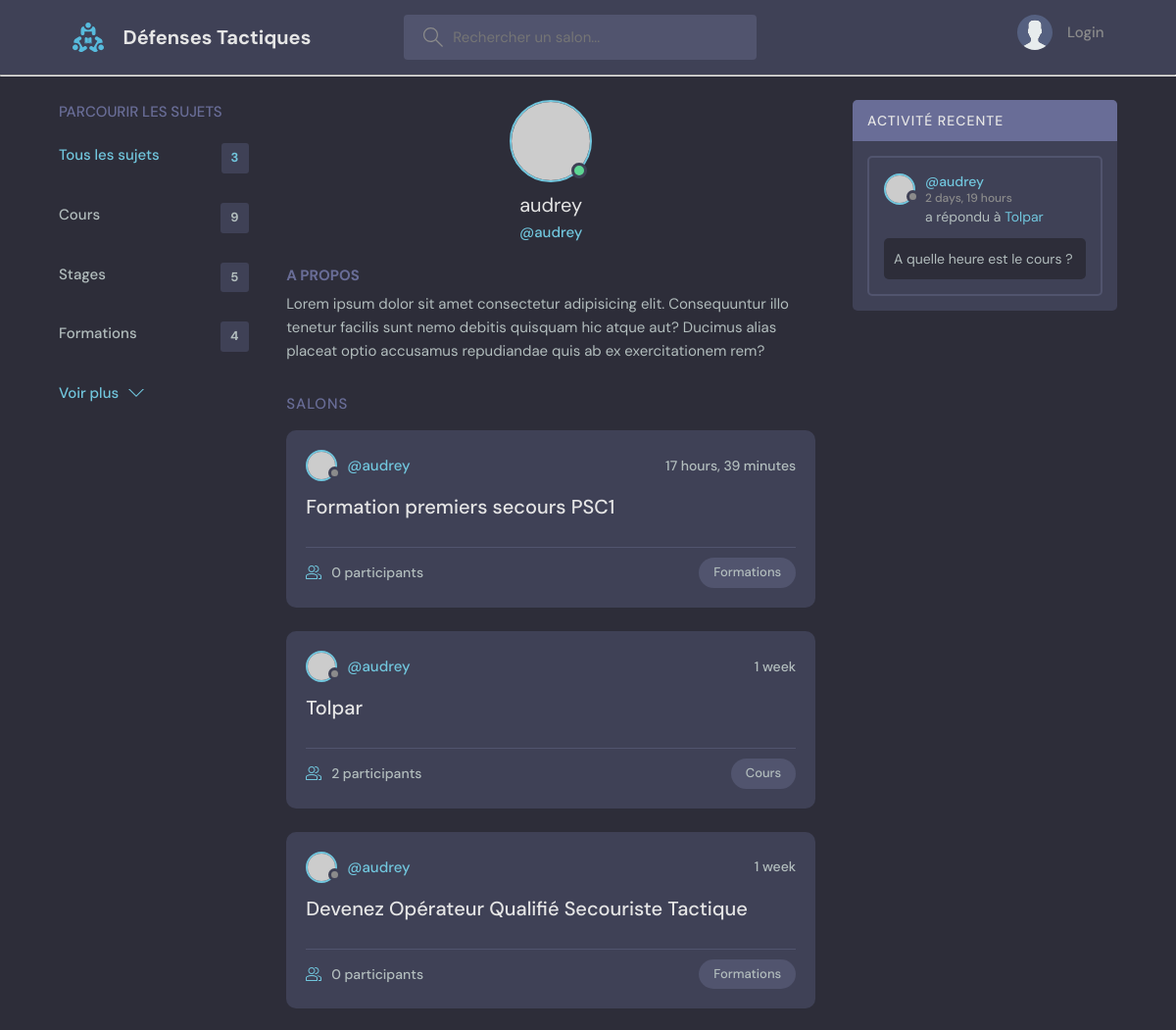
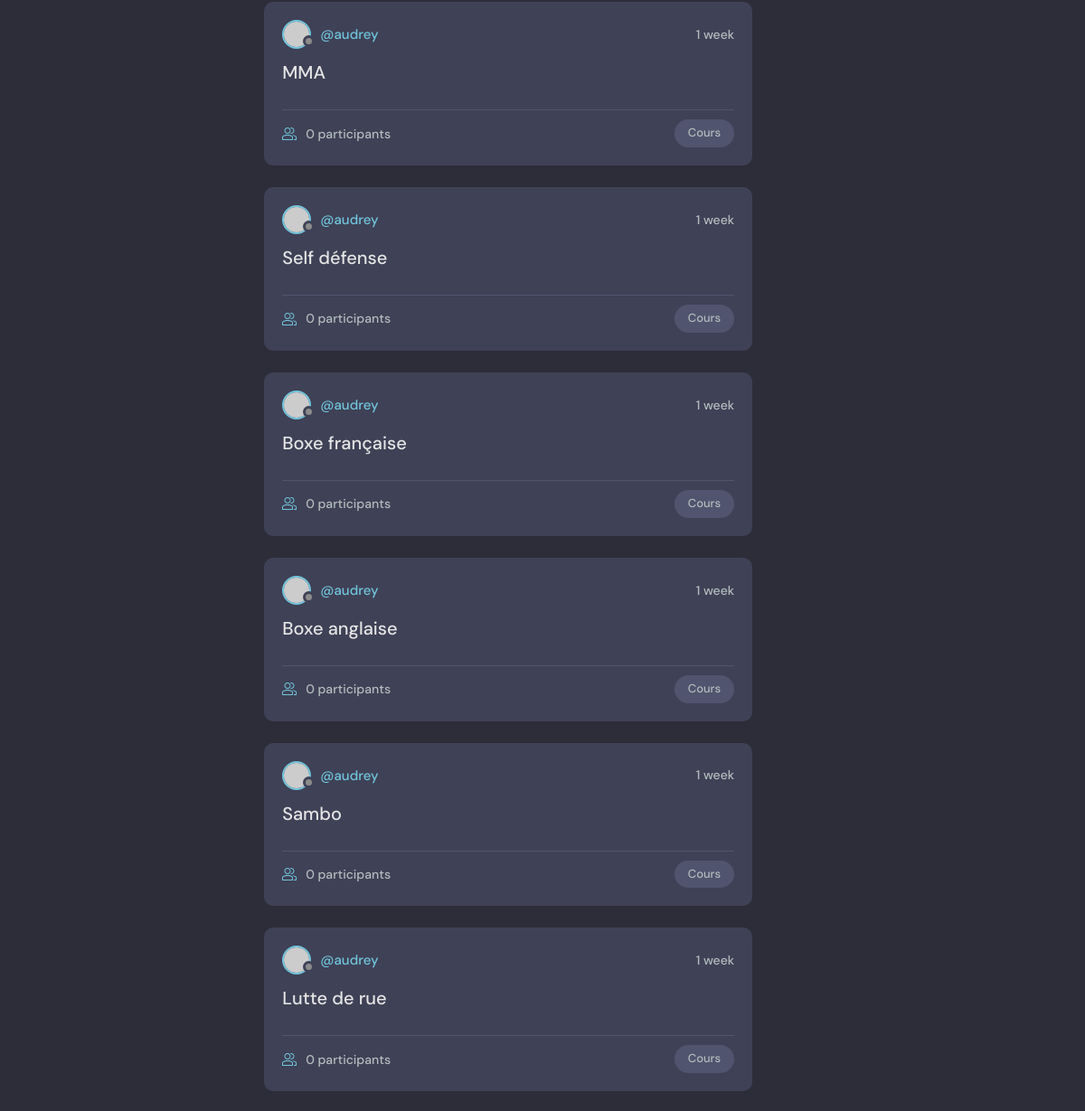
/profile/1/ (upper part), run on an earlier commit of the app's database (2 pictures, top to bottom).
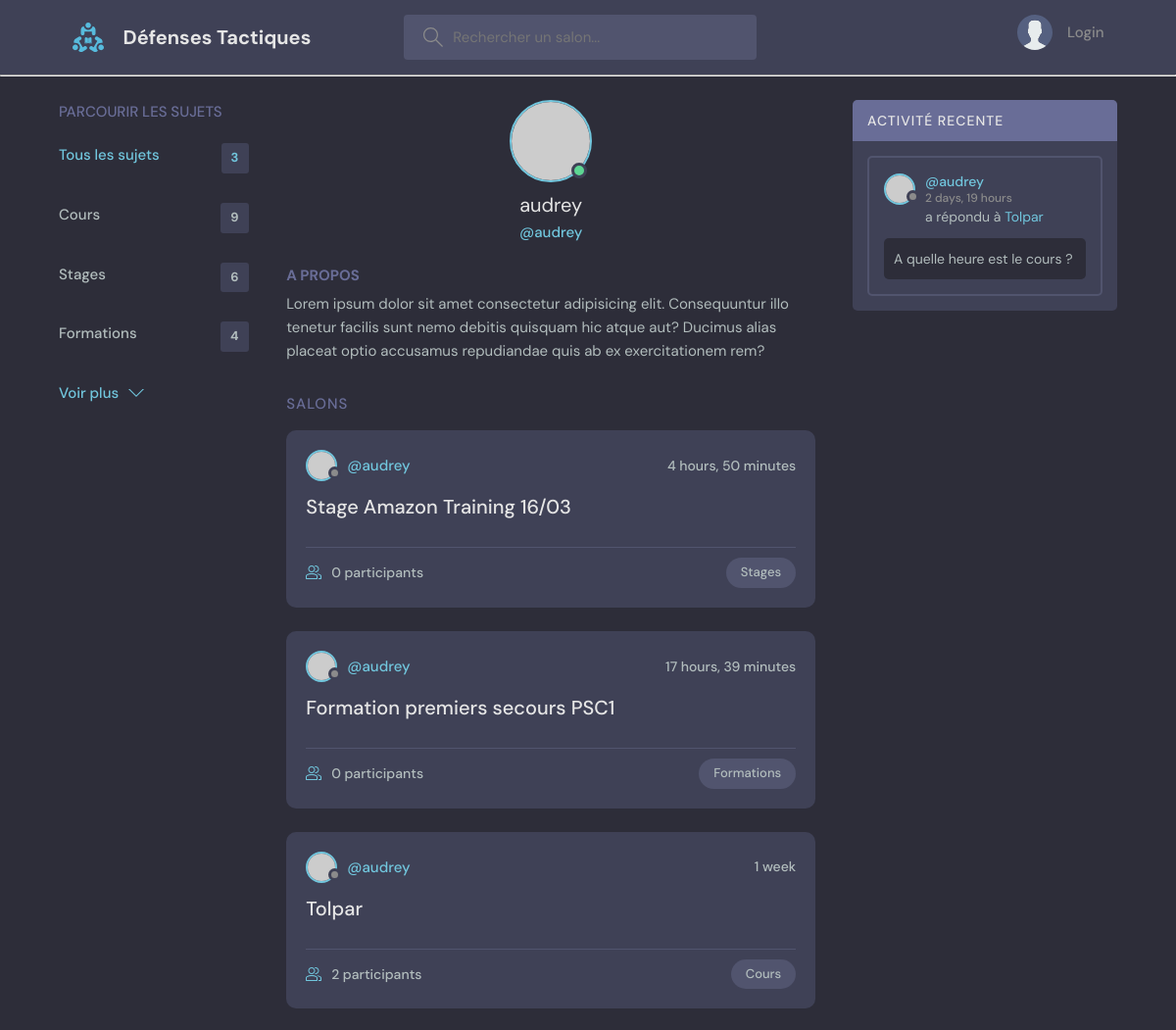
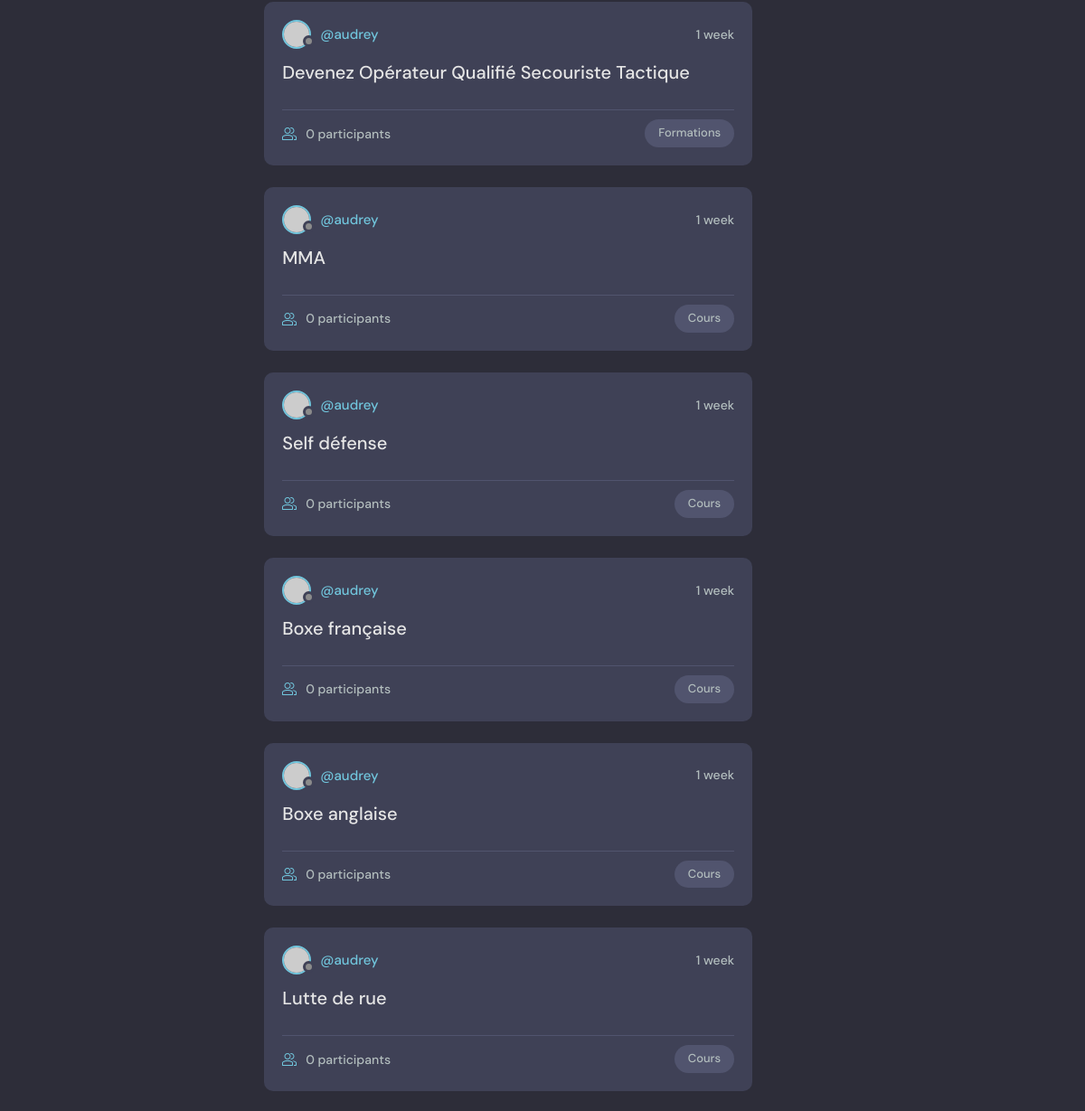
And on a later commit of the database (2 pictures, top to bottom).
### base/models.py (models this page shows, shortened)
class Topic(models.Model):
    name = models.CharField(max_length=200)

class Room(models.Model):
    host = models.ForeignKey(User, null=True, on_delete=models.SET_NULL)
    topic = models.ForeignKey(Topic, null=True, on_delete=models.SET_NULL)
    name = models.CharField(max_length=200)
    description = models.TextField(null=True, blank=True)
    participants = models.ManyToManyField(User, related_name='participants', blank=True)
    created = models.DateTimeField(auto_now_add=True)
    updated = models.DateTimeField(auto_now=True)
    class Meta:
        ordering = ['-updated', '-created']

class Message(models.Model):
    user = models.ForeignKey(User, on_delete=models.CASCADE)
    room = models.ForeignKey(Room, on_delete=models.CASCADE)
    body = models.TextField()
    created = models.DateTimeField(auto_now_add=True)
    updated = models.DateTimeField(auto_now=True)
    class Meta:
        ordering = ['-updated', '-created']

### base/views.py (the view)
# urls.py: path('profile/<str:pk>/', views.userProfile, name="user-profile"),
def userProfile(request, pk):
    user = User.objects.get(id=pk)
    rooms = user.room_set.all()
    room_messages = user.message_set.all()
    topics = Topic.objects.all()
    context = { 'user': user, 'rooms': rooms, 'room_messages': room_messages, 'topics' : topics }
    return render(request, 'base/profile.html', context)

### base/templates/base/profile.html (shortened to what this page needs)
{% extends 'main.html' %}
{% block content %}
  <main class="profile-page layout layout--3">
  <div class="container">
    {% include 'base/topics_component.html' %}
    <div class="roomList">
      <div class="profile">
        <div class="profile__avatar">
          <div class="avatar avatar--large active">
            <img src="https://randomuser.me/api/portraits/men/11.jpg" />
          </div>
        </div>
        <div class="profile__info">
          <h3>{{ user.username }}</h3>
          <p>@{{ user.username }}</p>
        </div>
        <div class="profile__about">
          <h3>A propos</h3>
          <p>
            Lorem ipsum dolor sit amet consectetur adipisicing elit. Consequuntur illo tenetur
            facilis sunt nemo debitis quisquam hic atque aut? Ducimus alias placeat optio
            accusamus repudiandae quis ab ex exercitationem rem?
          </p>
        </div>
      </div>
      <div class="roomList__header">
        <div>
          <h2>Salons</a>
          </h2>
        </div>
      </div>
      {% include 'base/feed_component.html' %}
    </div>
    {% include 'base/activity_component.html' %}
  </div>
</main>
{% endblock %}

### templates/main.html (shortened to what this page needs)
<!DOCTYPE html>
{% load static %}
<html lang="en">
  <head>
    <link rel="stylesheet" href="{% static 'styles/style.css' %}" />
  </head>
  <body>
    {% include 'navbar.html' %}
    {% block content %}
    {% endblock %}
  </body>
</html>

### templates/navbar.html (shortened to what this page needs)
{% load static %}
<header class="header header--loggedIn">
      <div class="container">
        <a href="{% url 'home' %}" class="header__logo">
          <img src="{% static 'images/logo.svg' %}" />
          <h1>Défenses Tactiques</h1>
        </a>
        <form class="header__search" method ="GET" action="{% url 'home' %}">
          <label>
            <input name="q" placeholder="Rechercher un salon..." />
          </label>
        </form>
        <nav class="header__menu">
          {% if request.user.is_authenticated %}
            <div class="header__user">
              <a href="{% url 'user-profile' request.user.id %}">
                <div class="avatar avatar--medium active">
                  <img src="https://randomuser.me/api/portraits/men/37.jpg" />
                </div>
                <p>Hello {{ request.user.username }} !</p>
              </a>
              <button class="dropdown-button">
                <svg version="1.1" xmlns="http://www.w3.org/2000/svg" width="32" height="32" viewBox="0 0 32 32">
                  <title>chevron-down</title>
                  <path d="M16 21l-13-13h-3l16 16 16-16h-3l-13 13z"></path>
                </svg>
              </button>
            </div>
          {% else %}
            <a href="{% url 'login' %}">
              <img src="{% static 'images/avatar.svg' %}" />
              <p>Login</p>
            </a>
          {% endif %}
        </nav>
      </div>
    </header>
<hr>

### base/templates/base/topics_component.html
<div class="topics">
    <div class="topics__header">
      <h2>Parcourir les sujets</h2>
    </div>
    <ul class="topics__list">
      <li>
        <a href="{% url 'home' %}" class="active">Tous les sujets<span>{{ topics.count }}</span></a>
      </li>
      {% for topic in topics %}
          <li>
            <a href="{% url 'home' %}?q={{ topic.name }}">{{ topic.name }}<span>{{ topic.room_set.all.count }}</span></a>
          </li>
      {% endfor %}
    </ul>
    <a class="btn btn--link" href="{% url 'topics' %}">
      Voir plus
      <svg version="1.1" xmlns="http://www.w3.org/2000/svg" width="32" height="32" viewBox="0 0 32 32">
        <title>chevron-down</title>
        <path d="M16 21l-13-13h-3l16 16 16-16h-3l-13 13z"></path>
      </svg>
    </a>
</div>

### base/templates/base/feed_component.html (shortened to what this page needs)
{% for room in rooms %}
    <div class="roomListRoom">
      <div class="roomListRoom__header">
        <a href="{% url 'user-profile' room.host.id %}" class="roomListRoom__author">
          <div class="avatar avatar--small">
            <img src="https://randomuser.me/api/portraits/women/11.jpg" />
          </div>
          <span>@{{ room.host.username }}</span>
        </a>
        <div class="roomListRoom__actions">
          <span>{{ room.created|timesince }}</span>
        </div>
      </div>
      <div class="roomListRoom__content">
        <a href="{% url 'room' room.id %}">{{ room.name }}</a>
      </div>
      <div class="roomListRoom__meta">
        <a href="{% url 'room' room.id %}" class="roomListRoom__joined">
          {{ room.participants.all.count }} participants
        </a>
        <p class="roomListRoom__topic">{{ room.topic.name }}</p>
      </div>
    </div>
{% endfor %}

### base/templates/base/activity_component.html (shortened to what this page needs)
<div class="activities">
    <div class="activities__header">
      <h2>Activité recente</h2>
    </div>
    {% for message in room_messages %}
        <div class="activities__box">
            <div class="activities__boxHeader roomListRoom__header">
                <a href="{% url 'user-profile' message.user.id %}" class="roomListRoom__author">
                  <div class="avatar avatar--small">
                    <img src="https://randomuser.me/api/portraits/women/11.jpg" />
                  </div>
                  <p>
                    @{{ message.user }}
                    <span>{{ message.created | timesince }}</span>
                  </p>
                </a>
            </div>
            <div class="activities__boxContent">
                <p>a répondu à <a href="{% url 'room' message.room.id %}">{{ message.room.name }}</a></p>
                <div class="activities__boxRoomContent">
                  {{ message.body }}
                </div>
            </div>
        </div>
    {% endfor %}
</div>

What changed in the data, as far as the page shows it:
no longer on this page (row edited): Room: host.username "audrey", created "1 week", name "Sambo", participants.all.count "0", topic.name "Cours"
computed for Topic "Stages": room_set.all.count "5" → "6"
added Room: host.username "audrey", created "4 hours, 50 minutes", name "Stage Amazon Training 16/03", participants.all.count "0", topic.name "Stages"
